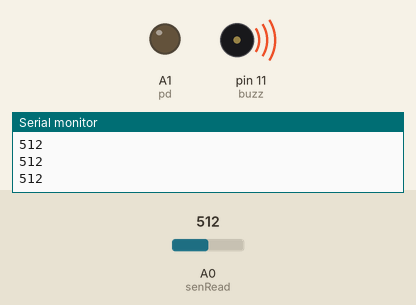
A sketch run on a simulated Arduino Uno, built with avr-gcc and run on an emulated ATmega328P. Shown: output pins drawn as LEDs (lit = HIGH), buzzer (waves = sounding, pin HIGH), the last lines printed to the serial monitor. The test bench sets the inputs (shaded band); at power-on: A0 (senRead) = 512.

Above: at 1.2 s.
1.3 s: A0 (senRead) set to 834
2.8 s: A0 (senRead) set to 865
At 4.0 s:
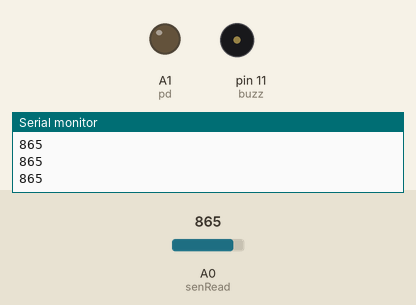
4.3 s: A0 (senRead) set to 840
At 5.2 s:
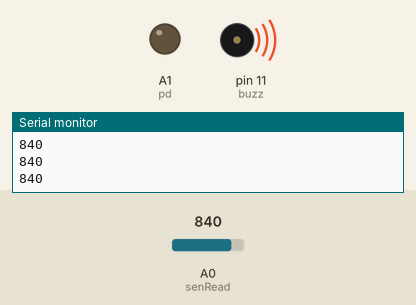
5.8 s: A0 (senRead) set to 860
At 6.4 s:
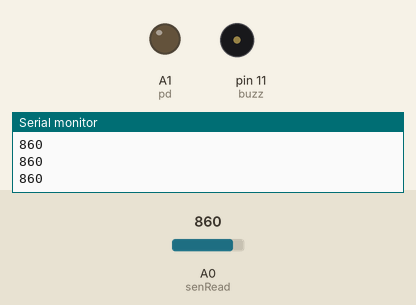
Timing chart, 0 to 8.3 s (numbered marks = the images above; inputs shaded):
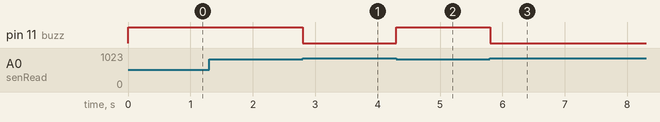

The sketch:

2.ino
```cpp
int buzz = 11;
int senRead = 0;
int pd=A1;
int limit = 850;
void setup(){
pinMode(pd,OUTPUT); //photodioda sebagai output
pinMode(buzz,OUTPUT); //buzzer atau speaker sebagai output
digitalWrite(buzz,LOW); //apabila buzzer low
Serial.begin(9600);
 }
void loop(){
int val=analogRead(senRead); //nilai=nilai di LDR
Serial.println(val); //menampilkan nilai
if(val <= limit)  //apabila nilai <= limit
  {
digitalWrite(buzz,HIGH);  //buzzer atau speaker menyala
delay(20);
}
else if(val > limit) //apabila nilai > limit
  {
   digitalWrite(buzz,LOW); //buzzer atau speaker mati
delay(20);
  }
 }
```

Measured:
- the behaviour switches between 850 and 851 on A0 (senRead) (found by bisection; images 0 and 1)
- after the input at 2.8 s, pin 11 (buzz): HIGH → LOW at once
- after the input at 4.3 s, pin 11 (buzz): LOW → HIGH at once
- after the input at 5.8 s, pin 11 (buzz): HIGH → LOW at once
